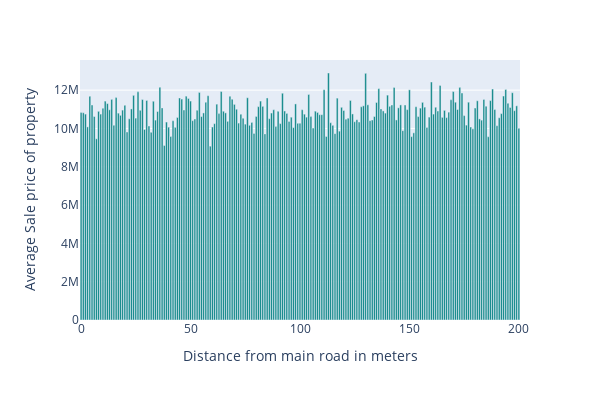

Notebook cell for this chart:
### Markdown cell above
->As we can see from the above plot,there is a linear relationship between sqft and sales price.

->Maximum houses range between 1000 to 2000 sqft with sales price between 8M and 15M.

->Properties with high sales price seems to be in area Anna Nagar and T Nagar, while Karapakkam, Chrompet,Adayar and      
  Velachery areas seem to have less budget houses compared to them
  
->Houses in Velachery, T Nagar and Anna Nagar have area between 1500 and 2000 sqft 

->Houses in Adyar and chrompet have area between 600 and 1300 sqft 

->Houses in Karappakam and KK Nagar seems to have wide range of sqft.This shows all size of houses exists in these areas.

### Code cell
#Distance from main road vs Avg sales price
dist= df.pivot(columns='DIST_MAINROAD', values='SALES_PRICE').mean()
fig=px.bar(dist,x=dist.index,y=dist.values,color_discrete_sequence=['teal'])
fig.update_layout(width=600,height=400,)
fig.update_layout(xaxis_title="Distance from main road in meters",yaxis_title="Average Sale price of property")
fig.show()

### Figure 1 — Plotly figure (JSON) as saved in the notebook; plotly's stock layout.template omitted (floating-point values rounded to 4 significant figures; data arrays with more than 128 entries replaced by an {"elided": "..."} marker saying what was removed)
{"data": [{"alignmentgroup": "True", "hovertemplate": "DIST_MAINROAD=%{x}<br>y=%{y}<extra></extra>", "legendgroup": "", "marker": {"color": "teal", "pattern": {"shape": ""}}, "name": "", "offsetgroup": "", "orientation": "v", "showlegend": false, "textposition": "auto", "type": "bar", "x": {"elided": "201 int values"}, "xaxis": "x", "y": {"elided": "201 float values"}, "yaxis": "y"}], "layout": {"barmode": "relative", "height": 400, "legend": {"tracegroupgap": 0}, "margin": {"t": 60}, "width": 600, "xaxis": {"anchor": "y", "domain": [0, 1], "title": {"text": "Distance from main road in meters"}}, "yaxis": {"anchor": "x", "domain": [0, 1], "title": {"text": "Average Sale price of property"}}}}
